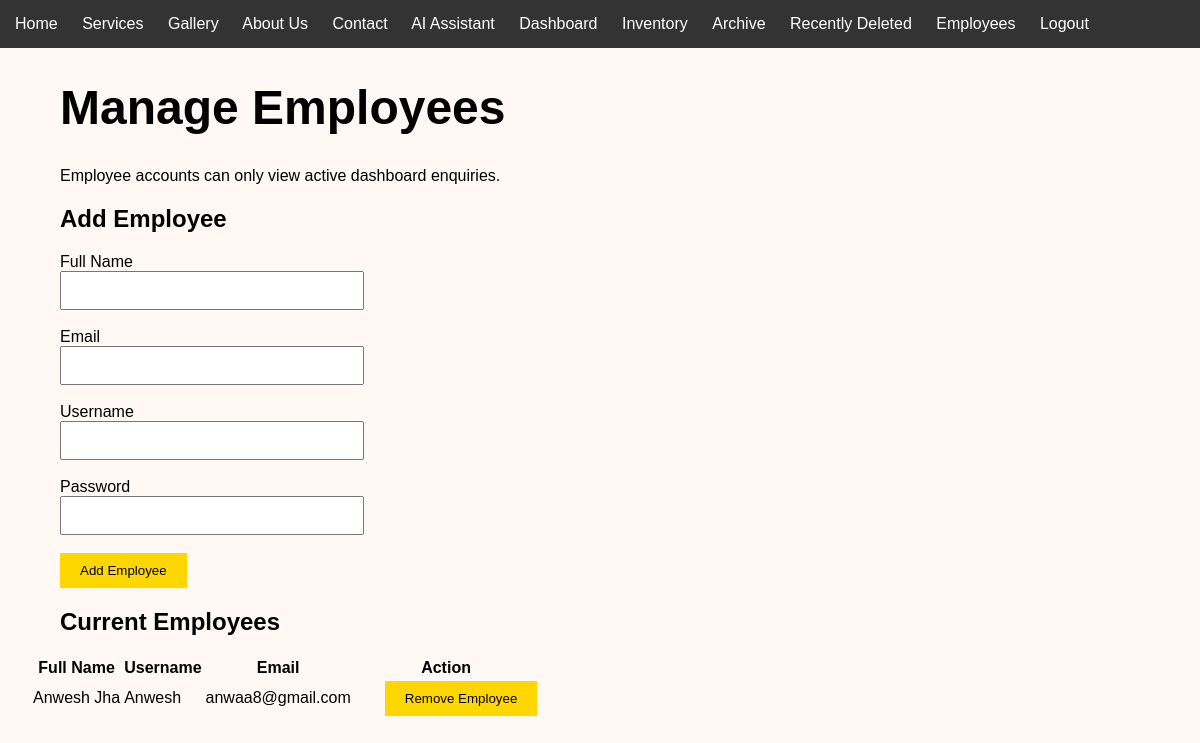
Page /employees (signed in) on the earlier database version.
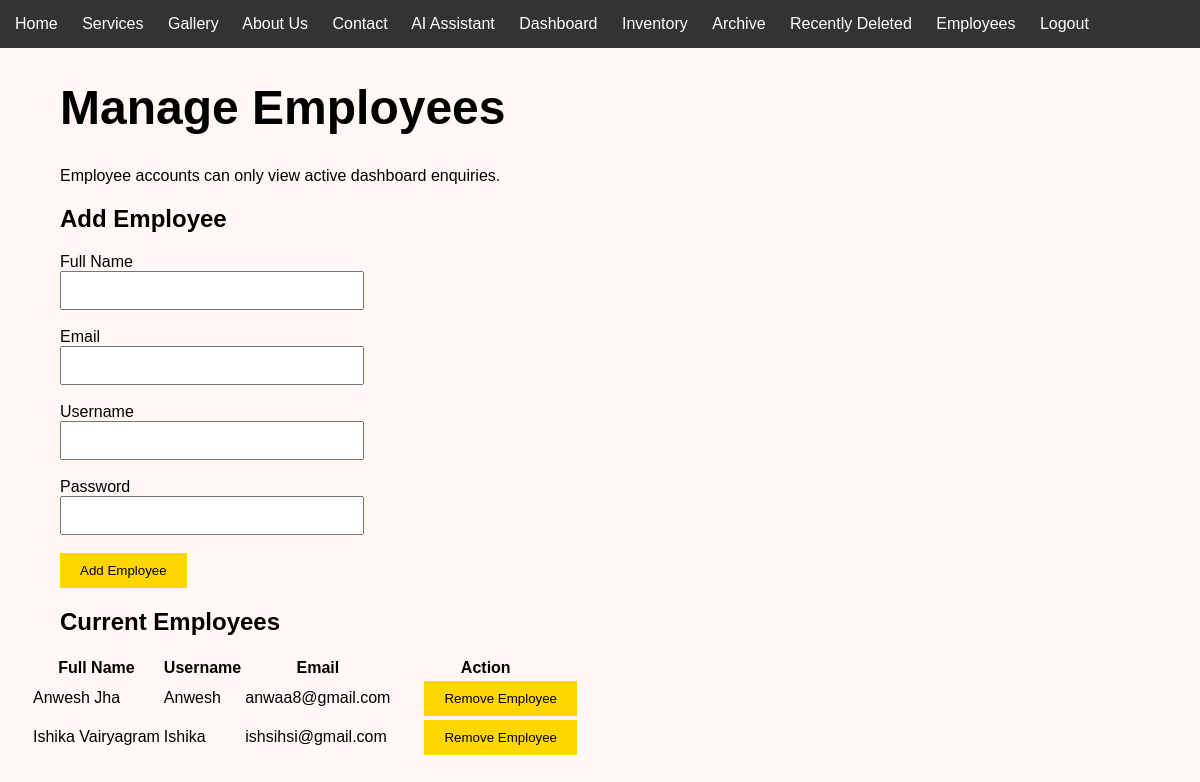
Same page on the later database version.
### tables this page shows
CREATE TABLE Admins (

    AdminID INTEGER PRIMARY KEY AUTOINCREMENT,

    Username TEXT NOT NULL UNIQUE,

    Password TEXT NOT NULL,

    FullName TEXT NOT NULL,

    Email TEXT NOT NULL

, Role TEXT NOT NULL DEFAULT 'employee');

### app.py (the view, shortened to what this page needs)
@app.route(
    "/employees",
    methods=["GET", "POST"]
)
@admin_required
def manage_employees():
    error = None
    success = None
    connection = get_connection()
    cursor = connection.cursor()
    cursor.execute("""
        SELECT *
        FROM Admins
        WHERE Role = 'employee'
        AND Username != 'rani'
        ORDER BY FullName ASC
    """)
    employees = cursor.fetchall()
    connection.close()
    return render_template(
        "employees.html",
        employees=employees,
        error=error,
        success=success
    )

### app.py (called while the page is built)
def admin_required(route_function):
    @wraps(route_function)
    def protected_route(*args, **kwargs):
        if session.get("logged_in") is not True:
            return redirect(url_for("login"))
        if (
            session.get("role") != "admin"
            or session.get("username") != "rani"
        ):
            return redirect(url_for("dashboard"))
        return route_function(*args, **kwargs)
    return protected_route

### database.py (called while the page is built)
def get_connection():
    connection = sqlite3.connect(DATABASE)
    connection.row_factory = sqlite3.Row
    connection.execute(
        "PRAGMA foreign_keys = ON"
    )
    return connection

### templates/employees.html (shortened to what this page needs)
{% extends "base.html" %}
{% block content %}
<h1>Manage Employees</h1>
<p>
    Employee accounts can only view active dashboard enquiries.
</p>
<section>
    <h2>Add Employee</h2>
    <form method="POST">
        <label for="full_name">
            Full Name
        </label>
        <br>
        <input
            type="text"
            id="full_name"
            name="full_name"
            required
        >
        <br><br>
        <label for="email">
            Email
        </label>
        <br>
        <input
            type="email"
            id="email"
            name="email"
            required
        >
        <br><br>
        <label for="username">
            Username
        </label>
        <br>
        <input
            type="text"
            id="username"
            name="username"
            minlength="3"
            required
        >
        <br><br>
        <label for="password">
            Password
        </label>
        <br>
        <input
            type="password"
            id="password"
            name="password"
            minlength="6"
            required
        >
        <br><br>
        <button type="submit">
            Add Employee
        </button>
    </form>
</section>
<section>
    <h2>Current Employees</h2>
    {% if employees %}
    <table>
        <thead>
            <tr>
                <th>Full Name</th>
                <th>Username</th>
                <th>Email</th>
                <th>Action</th>
            </tr>
        </thead>
        <tbody>
            {% for employee in employees %}
            <tr>
                <td>
                    {{ employee["FullName"] }}
                </td>
                <td>
                    {{ employee["Username"] }}
                </td>
                <td>
                    {{ employee["Email"] }}
                </td>
                <td>
                    <form
                        method="POST"
                        action="{{ url_for(
                            'remove_employee',
                            employee_id=employee['AdminID']
                        ) }}"
                        onsubmit="return confirm(
                            'Are you sure you want to remove this employee?'
                        );"
                    >
                        <button type="submit">
                            Remove Employee
                        </button>
                    </form>
                </td>
            </tr>
            {% endfor %}
        </tbody>
    </table>
    {% else %}
    <p>
        No employee accounts have been added.
    </p>
    {% endif %}
</section>
{% endblock %}

Differences in the rows shown:
added Admins: FullName "Ishika Vairyagram", Username "Ishika", Email "ishsihsi@gmail.com"
